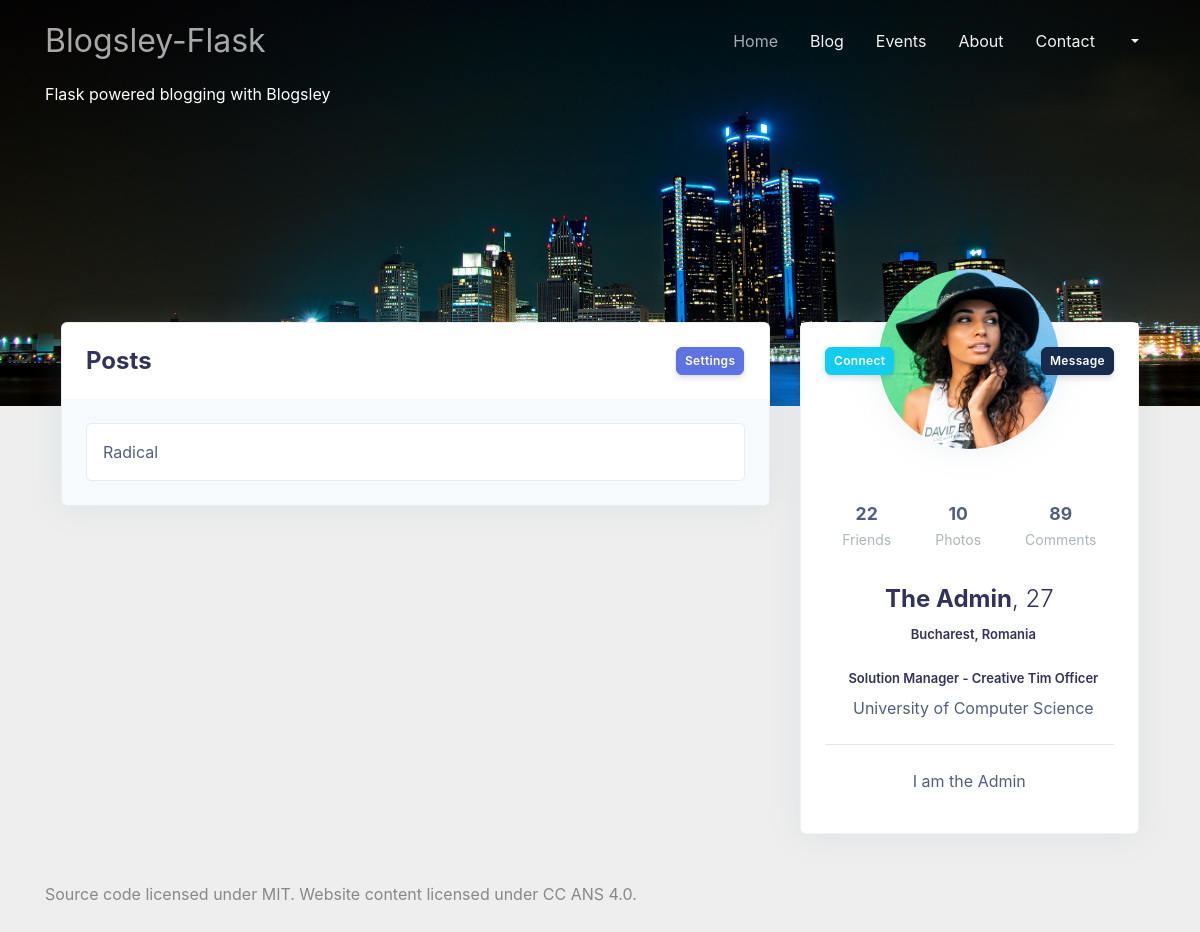
Screenshot of /user/admin with the database file from the repository.
### blogsley/models/users.py (models this page shows, shortened)
class User(UserMixin, db.Model):
    id = db.Column(db.Integer, primary_key=True)
    username = db.Column(db.String(64), index=True, unique=True)
    first_name = db.Column(db.String(32))
    last_name = db.Column(db.String(32))
    email = db.Column(db.String(120), index=True, unique=True)
    password_hash = db.Column(db.String(128))
    role = db.Column(db.String(16))
    about_me = db.Column(db.String(140))
    posts = db.relationship('Post', backref='author', lazy='dynamic')
    @property
    def full_name(self):
        return self.first_name + ' ' + self.last_name

### blogsley/models/blog.py (models this page shows, shortened)
class Post(db.Model):
    id = db.Column(db.Integer, primary_key=True)
    status = db.Column(db.String(16))
    title = db.Column(db.String(256))
    slug = db.Column(db.String(256))
    model = db.Column(db.Text)
    cover = db.Column(db.String(256))
    body = db.Column(db.Text)
    timestamp = db.Column(db.DateTime, index=True, default=datetime.utcnow())
    owner_id = db.Column(db.Integer, db.ForeignKey('user.id'))
    def __setattr__(self, key, value):
        super(Post, self).__setattr__(key, value)
        if key == 'title':
            self.slug = slugify(self.title)

### blogsley/main/routes.py (the view)
@bp.route('/user/<username>')
def user(username):
    user = User.query.filter_by(username=username).first_or_404()
    posts = Post.query.filter_by(owner_id=user.id).order_by(Post.timestamp.desc())
    return render_template('user.html', user=user, posts=posts)

### blogsley/templates/user.html (shortened to what this page needs)
{% extends "layouts/nosidebar.html" %}
{% block content %}
<div class="container-fluid">
  <div class="row">
    <div class="col-xl-4 order-xl-2 mb-5 mb-xl-0">
      <div class="card card-profile shadow">
        <div class="row justify-content-center">
          <div class="col-lg-3 order-lg-2">
            <div class="card-profile-image">
              <a href="#">
                <img src="/static/assets/img/theme/team-4-800x800.jpg" class="rounded-circle">
              </a>
            </div>
          </div>
        </div>
        <div class="card-header text-center border-0 pt-8 pt-md-4 pb-0 pb-md-4">
          <div class="d-flex justify-content-between">
            <a href="#" class="btn btn-sm btn-info mr-4">Connect</a>
            <a href="#" class="btn btn-sm btn-default float-right">Message</a>
          </div>
        </div>
        <div class="card-body pt-0 pt-md-4">
          <div class="row">
            <div class="col">
              <div class="card-profile-stats d-flex justify-content-center mt-md-5">
                <div>
                  <span class="heading">22</span>
                  <span class="description">Friends</span>
                </div>
                <div>
                  <span class="heading">10</span>
                  <span class="description">Photos</span>
                </div>
                <div>
                  <span class="heading">89</span>
                  <span class="description">Comments</span>
                </div>
              </div>
            </div>
          </div>
          <div class="text-center">
            <h3>
              {{ user.full_name }}<span class="font-weight-light">, 27</span>
            </h3>
            <div class="h5 font-weight-300">
              Bucharest, Romania
            </div>
            <div class="h5 mt-4">
              Solution Manager - Creative Tim Officer
            </div>
            <div>
              University of Computer Science
            </div>
            <hr class="my-4" />
            {% if user.about_me %}<p>{{ user.about_me }}</p>{% endif %}
          </div>
        </div>
      </div>
    </div>
    <div class="col-xl-8 order-xl-1">
      <div class="card bg-secondary shadow">
        <div class="card-header bg-white border-0">
          <div class="row align-items-center">
            <div class="col-8">
              <h3 class="mb-0">Posts</h3>
            </div>
            <div class="col-4 text-right">
              <a href="#!" class="btn btn-sm btn-primary">Settings</a>
            </div>
          </div>
        </div>
        <div class="card-body">
          <div class="list-group">
            {% for post in posts %}
            {% include 'includes/post_item.html' %}
            {% endfor %}
          </div>
        </div>
      </div>
    </div>
  </div>
</div>
{% endblock %}

### blogsley/templates/includes/post_item.html
<a class="list-group-item list-group-item-action" href="{{ url_for('main.post', slug=post.slug) }}">
    {{ post.title }}
</a>

### rows the page displays
User: full_name "The Admin", about_me "I am the Admin"
Post: title "Radical"
